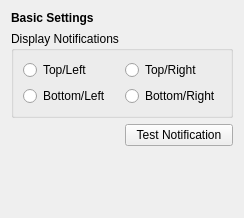
<?xml version="1.0" encoding="UTF-8"?>
<ui version="4.0">
 <class>BasicSettings</class>
 <widget class="QWidget" name="BasicSettings">
  <property name="geometry">
   <rect>
    <x>0</x>
    <y>0</y>
    <width>244</width>
    <height>218</height>
   </rect>
  </property>
  <layout class="QGridLayout" name="gridLayout_2">
   <item row="0" column="0">
    <widget class="QLabel" name="label">
     <property name="font">
      <font>
       <weight>75</weight>
       <bold>true</bold>
      </font>
     </property>
     <property name="text">
      <string>Basic Settings</string>
     </property>
    </widget>
   </item>
   <item row="1" column="0" colspan="2">
    <widget class="QGroupBox" name="groupBox">
     <property name="title">
      <string>Display Notifications</string>
     </property>
     <layout class="QGridLayout" name="gridLayout">
      <item row="0" column="0">
       <widget class="QRadioButton" name="topLeftButton">
        <property name="text">
         <string>Top/Left</string>
        </property>
       </widget>
      </item>
      <item row="0" column="1">
       <widget class="QRadioButton" name="topRightButton">
        <property name="text">
         <string>Top/Right</string>
        </property>
       </widget>
      </item>
      <item row="1" column="0">
       <widget class="QRadioButton" name="bottomLeftButton">
        <property name="text">
         <string>Bottom/Left</string>
        </property>
       </widget>
      </item>
      <item row="1" column="1">
       <widget class="QRadioButton" name="bottomRightButton">
        <property name="text">
         <string>Bottom/Right</string>
        </property>
       </widget>
      </item>
     </layout>
    </widget>
   </item>
   <item row="2" column="1">
    <widget class="QPushButton" name="testButton">
     <property name="text">
      <string>Test Notification</string>
     </property>
    </widget>
   </item>
   <item row="3" column="1">
    <spacer name="verticalSpacer">
     <property name="orientation">
      <enum>Qt::Vertical</enum>
     </property>
     <property name="sizeHint" stdset="0">
      <size>
       <width>105</width>
       <height>51</height>
      </size>
     </property>
    </spacer>
   </item>
   <item row="4" column="0" colspan="2">
    <widget class="QLabel" name="warningLabel">
     <property name="wordWrap">
      <bool>true</bool>
     </property>
    </widget>
   </item>
  </layout>
 </widget>
 <resources/>
 <connections/>
</ui>
